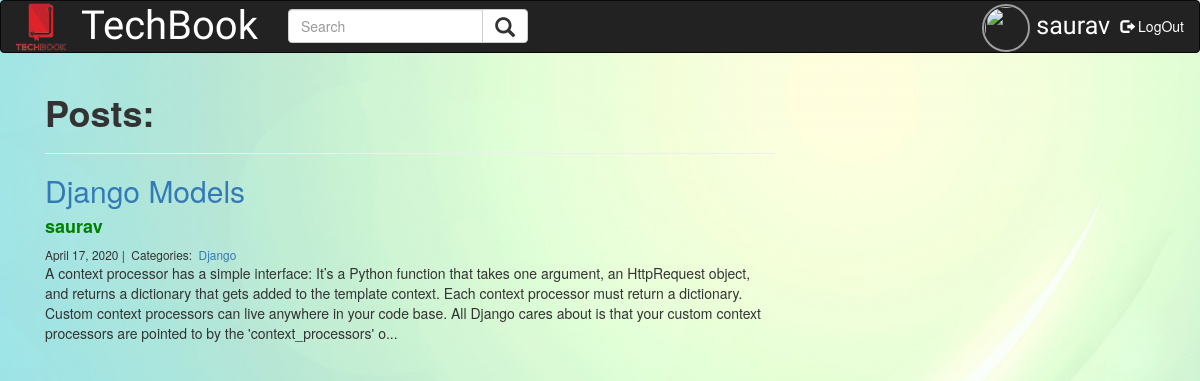
/myposts/saurav/ (signed in), run on the app's committed database.
### blog/models.py (models this page shows, shortened)
class Post(models.Model):
    title = models.CharField(max_length=255)
    body = models.TextField()
    writer = models.CharField(max_length=50)
    created_on = models.DateTimeField(auto_now_add=True)
    last_modified = models.DateTimeField(auto_now=True)
    categories = models.ManyToManyField('Category', related_name='posts')

class Category(models.Model):
    name = models.CharField(max_length=20)

### blog/views.py (the view)
# urls.py: path("myposts/<str:u>/", myposts, name="myposts"),
@login_required(login_url='/login/')
def myposts(request, u):
    try:
        post = Post.objects.filter(writer=u).order_by('-created_on')
        context = {
                'post' : post
            }
        return render(request, 'myposts.html', context)
    except:
        return HttpResponseRedirect(reverse('blog_index'))

### blog/context_processors.py (called while the page is built)
def data(request):
    try:
        c = Profile.objects.get(user__username=request.user)
        p = c.pro_pic
        return { 'data' : p }
    except:
        print('No user logged in')
        e = ''
        return { 'data' : e }

### blog/templates/myposts.html
{% extends "login/base.html" %}
{% block content %}
<div class="col-md-8 offset-md-2">
    <h1><b>Posts:</b></h1>
    <hr>
   {% if post %}
    {% for po in post %}
    <h2><a href="{% url 'blog_detail' po.pk%}">{{ po.title }}</a></h2>
    <h4 ><b><a href="{% url 'myprofile' po.writer %}" style="color:green">{{ po.writer }}</a></b></h4>
    <small>
        {{ po.created_on.date }} |&nbsp;
        Categories:&nbsp;
        {% for category in po.categories.all %}
        <a href="{% url 'blog_category' category.name %}">
            {{ category.name }}
        </a>&nbsp;
        {% endfor %}
    </small>
    <p>{{ po.body | slice:":400" }}...</p>
    {% endfor %}
    {% else %}
    <h5>No Posts yet!</h5>
    {% endif %}
</div>
{% endblock %}

### blog/templates/login/header.html (shortened to what this page needs)
{% load static %}
<nav class="navbar navbar-inverse">
        <div class="container-fluid">
          <div class="navbar-header">
            <a class="navbar-brand" href="{% url 'blog_index' %}" ><img src="{% static 'img/techbooklogo.png' %}" alt="TechBook" width="50px" height="50px" style="margin-top:-14px;"></a>
            <a class="navbar-brand" href="{% url 'blog_index' %}" style=" font-family: 'Lobster'; color:white; font-size:40px">TechBook</a>
          </div>
          <form class="navbar-form navbar-left" action="{% url 'search' %}">
            <div class="input-group">
              <input type="text" class="form-control" placeholder="Search" name="q" required>
              <div class="input-group-btn">
                <button class="btn btn-default" type="submit" style="font-size:20px">
                  <i class="glyphicon glyphicon-search"></i>
                </button>
              </div>
            </div>
          </form>
    <ul class="nav navbar-nav navbar-right">
      <li>
      {% if data %}
         <a href="{% url 'myprofile' request.user %}"> <img src="{{ data.url }}" , width="48px", height="48px" style="border: 2px solid; display:block; float:left;
          padding: 1px;
          border-radius: 150px;   display: block;
          margin-left: auto;
          margin-right: -24px;
          margin-top: -12px; "></a>
          {% endif %}
   </li>
        <li><a href="{% url 'myprofile' request.user %}" style=" font-family: 'Satisfy'; display:block; float:left; color:white; font-size:25px; margin-right:-20px;">{{ request.user }}</a></li>
        <li><a href="{% url 'user_logout' %}" style="float:right; color:white;"><span class="glyphicon glyphicon-log-out"></span> LogOut</a></li>
</ul>
        </div>
      </nav>

### data on the page
Post: title "Django Models", writer "saurav", created_on "April 17, 2020", body "A context processor has a simple interface: It’s a Python function that takes one argument, an HttpRequest object, and returns a dictionary that gets added to the template context. Each context processor must return a dictionary. Custom context processors can live anywhere in your code base. All Django cares about is that your custom context processors are pointed to by the 'context_processors' o"
Category: name "Django"

### other printed values
{{ request.user }} "saurav"
